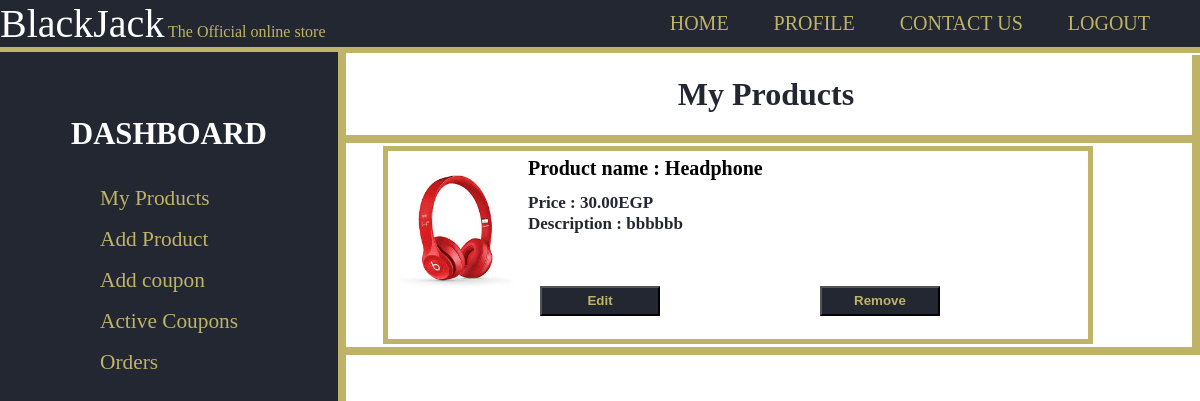
/shop/ (signed in), run on an earlier commit of the app's database.
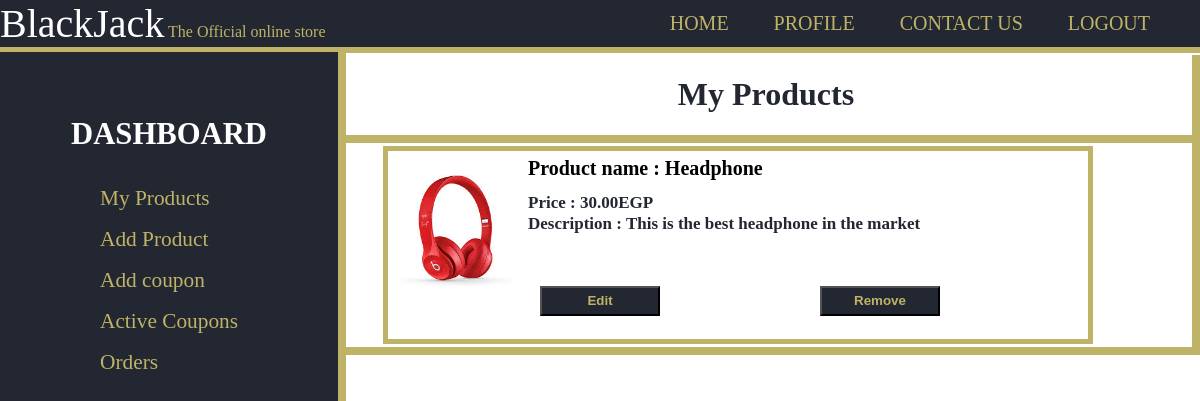
And on a later commit of the database.
### products/models.py (models this page shows, shortened)
class Product(models.Model):
    id = models.UUIDField(primary_key=True, default=uuid.uuid4, editable=False)
    name = models.CharField(max_length=100)
    price = models.DecimalField(max_digits=7,decimal_places=2)
    description = models.TextField(blank=True)
    remaininginstock = models.PositiveSmallIntegerField(default=1)
    featured = models.BooleanField(default=False)
    image = models.ImageField(null=True,blank=True,upload_to='product_images/')
    shop = models.ForeignKey('shop.Shop',on_delete=models.CASCADE)
    reviews = models.ManyToManyField(Review, blank=True, related_name="reviews")
    categories = [
        ('clothing','Clothing'),
        ('tvs','TVs'),
        ('electronics','Electronics'),
        ('home_applicanes','Home Appliances'),
        ('furniture','Furniture'),
        ('other','Other')
    ]
    category_map={
        'clothing':'Clothing',
        'tvs':'TVs',
        'electronics':'Electronics',
        'home_appliances':'Home Appliances',
        'furniture':'Furniture',
        'other':'Other'
    }
    category = models.CharField(max_length=15,choices=categories,default='other')
    visits = models.IntegerField(default=0)

### shop/views.py (the view)
# urls.py: path('',views.dashboard,name='shopdashboard'),
@login_required
def dashboard(request):
    preferred_currency=get_preffered_currency(request)
    currency_ratio=get_currency_ratio(request)
    if request.user.shop:
        return render(request,'shop/Dashboard.html',{
            'shop':request.user.shop,
            'products' : request.user.shop.products.all(),
            'currency_ratio':currency_ratio,
            'currency_symbol':currency_symbols[preferred_currency]
        })
    else:
        return render(request,'shop/not_a_seller.html')

### shop/views.py (called while the page is built)
def get_currency_ratio(request):
    preferred_currency=get_preffered_currency(request)
    if preferred_currency=='EGP':
        return 1
    else:
        return requests.get('https://free.currconv.com/api/v7/convert',{'apiKey':config('API_KEY'),'q':'EGP'+'_'+preferred_currency,'compact':'ultra'}).json()['EGP'+'_'+preferred_currency]

def get_preffered_currency(request):
    if not request.user.is_authenticated:
        return 'EGP'
    if request.user.preferred_currency=='':
        return 'EGP'
    return request.user.preferred_currency

### shop/templates/shop/Dashboard.html (shortened to what this page needs)
{% extends 'shop/layout.html' %}
{% load mathfilters %}
{% block head %}
  <link rel="stylesheet" href="../static/users/wishlist.css">
{% endblock %}
{% block name %}My Products{% endblock %}
{% block body %}
  {% if products %}
  <div id="items">
    <div class="itemscontainer">
        {% for product in products %}
        <div class="item" title="{{ product.name }}">
          <div style="overflow: auto;">
            <img src="{{ product.image.url }}" height="135" width="135">
            <p style="font-size:20px; font-weight:bold; position:relative; top:5px;"><a href="{% url 'productpage' product.id %}">Product name : {{ product.name }}</a></p>
            <p><span style="font-weight:bold;">Price : </span> {{product.price|mul:currency_ratio|floatformat:2}}{{currency_symbol}}</p>
            <div>
              {% if product.description|length > 120 %}
              <p><span style="font-weight:bold;">Description : </span> {{product.description|slice:"0:120"}}...</p>
              {% else %}
              <p><span style="font-weight:bold;">Description : </span> {{product.description}}</p>
              {% endif %}
            </div>
          </div>
          <div style="display: flex; ">
            <div style="margin:auto 5em">
              <button class="deactivate" onclick="location.href='{% url 'editproduct' product.id %}'">Edit</button>
            </div>
            <div style="margin:auto 5em">
              <button class="deactivate" onclick="location.href='{% url 'removefromshop' product.id %}'">Remove</button>
            </div>
          </div>
        </div>
        {% endfor %}
    </div>
  </div>
  {% else %}
  <p style="font-size: 2.5rem; text-align: center;">
      Your shop doesn't have any products yet
  </p>
  {% endif %}
{% endblock %}

What changed in the data, as far as the page shows it:
changed Product "Headphone": description "bbbbbb" → "This is the best headphone in the market"
